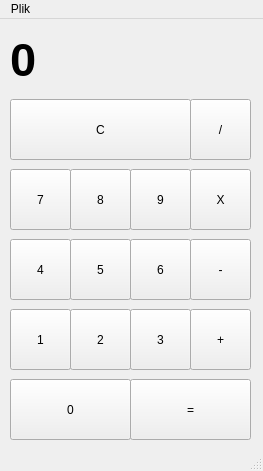
<?xml version="1.0" encoding="UTF-8"?>
<ui version="4.0">
 <class>MainWindow</class>
 <widget class="QMainWindow" name="MainWindow">
  <property name="geometry">
   <rect>
    <x>0</x>
    <y>0</y>
    <width>263</width>
    <height>471</height>
   </rect>
  </property>
  <property name="windowTitle">
   <string>MainWindow</string>
  </property>
  <widget class="QWidget" name="centralwidget">
   <widget class="QPushButton" name="pushButton_mnozenie">
    <property name="geometry">
     <rect>
      <x>190</x>
      <y>150</y>
      <width>61</width>
      <height>61</height>
     </rect>
    </property>
    <property name="text">
     <string>X</string>
    </property>
   </widget>
   <widget class="QPushButton" name="pushButton_5">
    <property name="geometry">
     <rect>
      <x>70</x>
      <y>220</y>
      <width>61</width>
      <height>61</height>
     </rect>
    </property>
    <property name="text">
     <string>5</string>
    </property>
   </widget>
   <widget class="QPushButton" name="pushButton_minus">
    <property name="geometry">
     <rect>
      <x>190</x>
      <y>220</y>
      <width>61</width>
      <height>61</height>
     </rect>
    </property>
    <property name="text">
     <string>-</string>
    </property>
   </widget>
   <widget class="QPushButton" name="pushButton_6">
    <property name="geometry">
     <rect>
      <x>130</x>
      <y>220</y>
      <width>61</width>
      <height>61</height>
     </rect>
    </property>
    <property name="text">
     <string>6</string>
    </property>
   </widget>
   <widget class="QPushButton" name="pushButton_plus">
    <property name="geometry">
     <rect>
      <x>190</x>
      <y>290</y>
      <width>61</width>
      <height>61</height>
     </rect>
    </property>
    <property name="text">
     <string>+</string>
    </property>
   </widget>
   <widget class="QPushButton" name="pushButton_8">
    <property name="geometry">
     <rect>
      <x>70</x>
      <y>150</y>
      <width>61</width>
      <height>61</height>
     </rect>
    </property>
    <property name="text">
     <string>8</string>
    </property>
   </widget>
   <widget class="QPushButton" name="pushButton_9">
    <property name="geometry">
     <rect>
      <x>130</x>
      <y>150</y>
      <width>61</width>
      <height>61</height>
     </rect>
    </property>
    <property name="text">
     <string>9</string>
    </property>
   </widget>
   <widget class="QPushButton" name="pushButton_0">
    <property name="geometry">
     <rect>
      <x>10</x>
      <y>360</y>
      <width>121</width>
      <height>61</height>
     </rect>
    </property>
    <property name="text">
     <string>0</string>
    </property>
   </widget>
   <widget class="QPushButton" name="pushButton_3">
    <property name="geometry">
     <rect>
      <x>130</x>
      <y>290</y>
      <width>61</width>
      <height>61</height>
     </rect>
    </property>
    <property name="text">
     <string>3</string>
    </property>
   </widget>
   <widget class="QPushButton" name="pushButton_dzielenie">
    <property name="geometry">
     <rect>
      <x>190</x>
      <y>80</y>
      <width>61</width>
      <height>61</height>
     </rect>
    </property>
    <property name="text">
     <string>/</string>
    </property>
   </widget>
   <widget class="QPushButton" name="pushButton_7">
    <property name="geometry">
     <rect>
      <x>10</x>
      <y>150</y>
      <width>61</width>
      <height>61</height>
     </rect>
    </property>
    <property name="text">
     <string>7</string>
    </property>
   </widget>
   <widget class="QPushButton" name="pushButton_rowna_sie">
    <property name="geometry">
     <rect>
      <x>130</x>
      <y>360</y>
      <width>121</width>
      <height>61</height>
     </rect>
    </property>
    <property name="text">
     <string>=</string>
    </property>
   </widget>
   <widget class="QPushButton" name="pushButton_wyczysc">
    <property name="geometry">
     <rect>
      <x>10</x>
      <y>80</y>
      <width>181</width>
      <height>61</height>
     </rect>
    </property>
    <property name="text">
     <string>C</string>
    </property>
   </widget>
   <widget class="QPushButton" name="pushButton_2">
    <property name="geometry">
     <rect>
      <x>70</x>
      <y>290</y>
      <width>61</width>
      <height>61</height>
     </rect>
    </property>
    <property name="text">
     <string>2</string>
    </property>
   </widget>
   <widget class="QPushButton" name="pushButton_4">
    <property name="geometry">
     <rect>
      <x>10</x>
      <y>220</y>
      <width>61</width>
      <height>61</height>
     </rect>
    </property>
    <property name="text">
     <string>4</string>
    </property>
   </widget>
   <widget class="QPushButton" name="pushButton_1">
    <property name="geometry">
     <rect>
      <x>10</x>
      <y>290</y>
      <width>61</width>
      <height>61</height>
     </rect>
    </property>
    <property name="text">
     <string>1</string>
    </property>
   </widget>
   <widget class="QLabel" name="label">
    <property name="geometry">
     <rect>
      <x>10</x>
      <y>10</y>
      <width>241</width>
      <height>61</height>
     </rect>
    </property>
    <property name="font">
     <font>
      <pointsize>35</pointsize>
      <weight>75</weight>
      <bold>true</bold>
     </font>
    </property>
    <property name="text">
     <string>0</string>
    </property>
   </widget>
  </widget>
  <widget class="QMenuBar" name="menubar">
   <property name="geometry">
    <rect>
     <x>0</x>
     <y>0</y>
     <width>263</width>
     <height>20</height>
    </rect>
   </property>
   <widget class="QMenu" name="menuPlik">
    <property name="title">
     <string>Plik</string>
    </property>
    <addaction name="actionWyczysc"/>
    <addaction name="actionZakoncz"/>
   </widget>
   <addaction name="menuPlik"/>
  </widget>
  <widget class="QStatusBar" name="statusbar"/>
  <action name="actionWyczysc">
   <property name="text">
    <string>Wyczyść</string>
   </property>
  </action>
  <action name="actionZakoncz">
   <property name="text">
    <string>Zakończ</string>
   </property>
  </action>
 </widget>
 <resources/>
 <connections/>
</ui>
